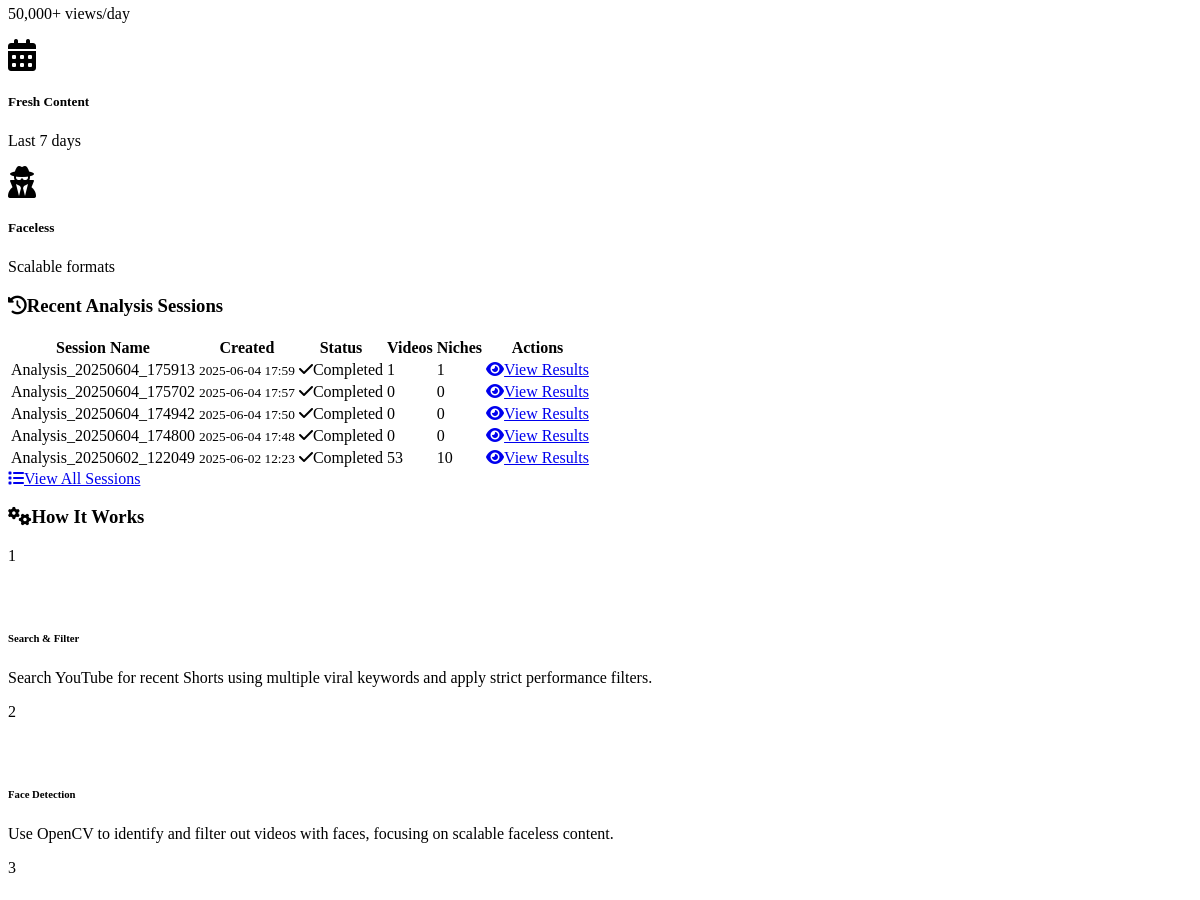
Before: / (middle part) with the older database file.
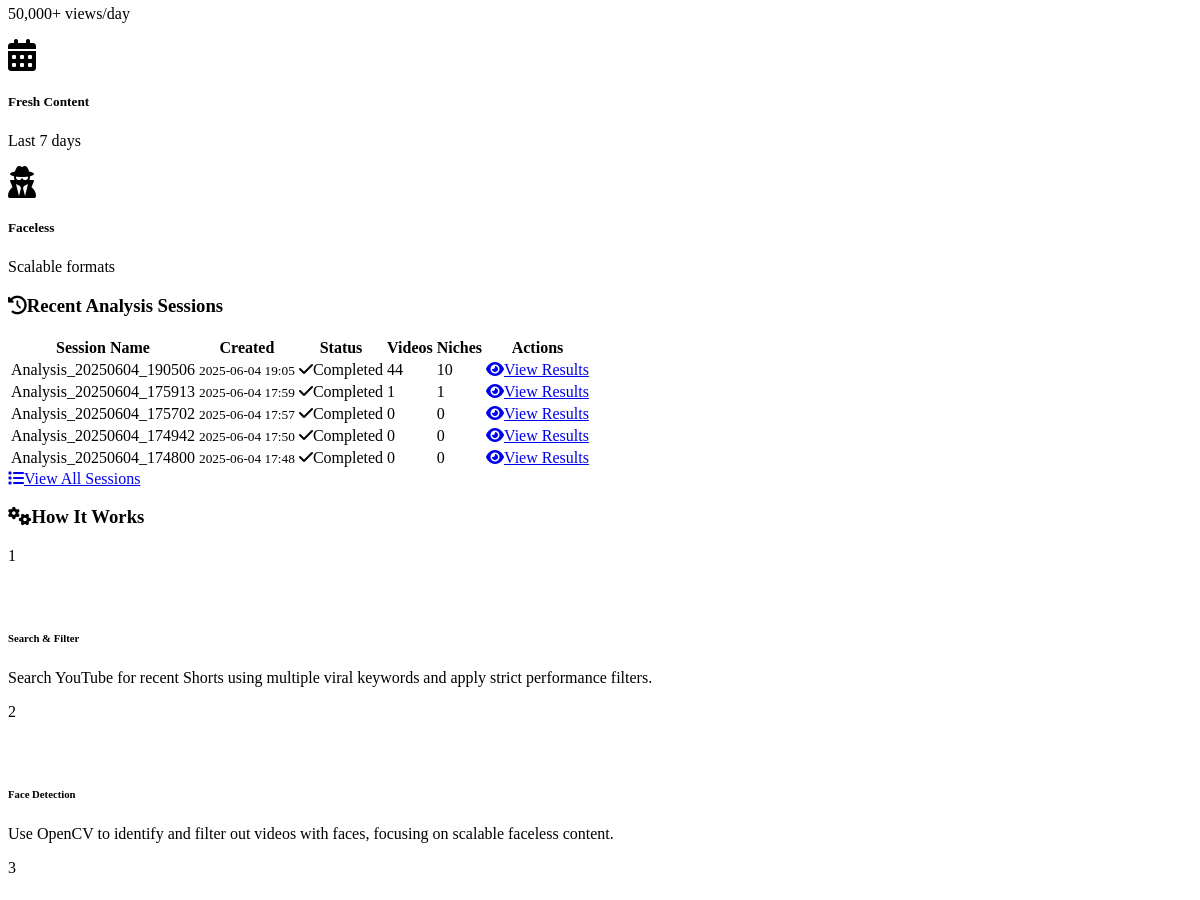
After: the same page with the newer database file.
### models.py (models this page shows, shortened)
class AnalysisSession(db.Model):
    id = db.Column(db.Integer, primary_key=True)
    session_name = db.Column(db.String(200), nullable=False)
    created_at = db.Column(db.DateTime, default=datetime.utcnow)
    parameters = db.Column(db.Text)  # JSON string of search parameters
    status = db.Column(db.String(50), default='pending')  # pending, running, completed, failed
    total_videos_analyzed = db.Column(db.Integer, default=0)
    total_channels_found = db.Column(db.Integer, default=0)
    total_niches_identified = db.Column(db.Integer, default=0)

### routes.py (the view)
@app.route('/')
def index():
    recent_sessions = AnalysisSession.query.order_by(AnalysisSession.created_at.desc()).limit(5).all()
    return render_template('index.html', recent_sessions=recent_sessions)

### templates/index.html (shortened to what this page needs)
{% extends "base.html" %}
{% block content %}
<div class="row mb-5">
    <div class="col-md-3">
        <div class="card text-center border-0 bg-body-secondary">
            <div class="card-body">
                <p class="card-text small text-muted">50,000+ views/day</p>
            </div>
        </div>
    </div>
    <div class="col-md-3">
        <div class="card text-center border-0 bg-body-secondary">
            <div class="card-body">
                <i class="fas fa-calendar-alt fa-2x text-success mb-3"></i>
                <h5 class="card-title">Fresh Content</h5>
                <p class="card-text small text-muted">Last 7 days</p>
            </div>
        </div>
    </div>
    <div class="col-md-3">
        <div class="card text-center border-0 bg-body-secondary">
            <div class="card-body">
                <i class="fas fa-user-secret fa-2x text-warning mb-3"></i>
                <h5 class="card-title">Faceless</h5>
                <p class="card-text small text-muted">Scalable formats</p>
            </div>
        </div>
    </div>
</div>
{% if recent_sessions %}
<div class="row">
    <div class="col-12">
        <h3 class="mb-4">
            <i class="fas fa-history me-2"></i>Recent Analysis Sessions
        </h3>
        <div class="table-responsive">
            <table class="table table-hover">
                <thead>
                    <tr>
                        <th>Session Name</th>
                        <th>Created</th>
                        <th>Status</th>
                        <th>Videos</th>
                        <th>Niches</th>
                        <th>Actions</th>
                    </tr>
                </thead>
                <tbody>
                    {% for session in recent_sessions %}
                    <tr>
                        <td>
                            <div class="fw-bold">{{ session.session_name }}</div>
                        </td>
                        <td>
                            <small class="text-muted">
                                {{ session.created_at.strftime('%Y-%m-%d %H:%M') }}
                            </small>
                        </td>
                        <td>
                            {% if session.status == 'completed' %}
                                <span class="badge bg-success">
                                    <i class="fas fa-check me-1"></i>Completed
                                </span>
                            {% elif session.status == 'running' %}
                                <span class="badge bg-primary">
                                    <i class="fas fa-spinner fa-spin me-1"></i>Running
                                </span>
                            {% elif session.status == 'failed' %}
                                <span class="badge bg-danger">
                                    <i class="fas fa-times me-1"></i>Failed
                                </span>
                            {% else %}
                                <span class="badge bg-secondary">
                                    <i class="fas fa-clock me-1"></i>Pending
                                </span>
                            {% endif %}
                        </td>
                        <td>
                            <span class="fw-bold">{{ session.total_videos_analyzed or 0 }}</span>
                        </td>
                        <td>
                            <span class="fw-bold">{{ session.total_niches_identified or 0 }}</span>
                        </td>
                        <td>
                            <a href="{{ url_for('results', session_id=session.id) }}"
                               class="btn btn-sm btn-outline-primary">
                                <i class="fas fa-eye me-1"></i>View Results
                            </a>
                        </td>
                    </tr>
                    {% endfor %}
                </tbody>
            </table>
        </div>
        <div class="text-center mt-3">
            <a href="{{ url_for('sessions') }}" class="btn btn-outline-secondary">
                <i class="fas fa-list me-2"></i>View All Sessions
            </a>
        </div>
    </div>
</div>
{% endif %}
<div class="row mt-5">
    <div class="col-12">
        <h3 class="mb-4 text-center">
            <i class="fas fa-cogs me-2"></i>How It Works
        </h3>
        <div class="row g-4">
            <div class="col-md-3">
                <div class="card border-0 bg-body-secondary h-100">
                    <div class="card-body text-center">
                        <div class="rounded-circle bg-primary text-white d-inline-flex align-items-center justify-content-center mb-3"
                             style="width: 60px; height: 60px;">
                            <span class="fs-4 fw-bold">1</span>
                        </div>
                        <h6 class="card-title">Search & Filter</h6>
                        <p class="card-text small text-muted">
                            Search YouTube for recent Shorts using multiple viral keywords and apply strict performance filters.
                        </p>
                    </div>
                </div>
            </div>
            <div class="col-md-3">
                <div class="card border-0 bg-body-secondary h-100">
                    <div class="card-body text-center">
                        <div class="rounded-circle bg-primary text-white d-inline-flex align-items-center justify-content-center mb-3"
                             style="width: 60px; height: 60px;">
                            <span class="fs-4 fw-bold">2</span>
                        </div>
                        <h6 class="card-title">Face Detection</h6>
                        <p class="card-text small text-muted">
                            Use OpenCV to identify and filter out videos with faces, focusing on scalable faceless content.
                        </p>
                    </div>
                </div>
            </div>
            <div class="col-md-3">
                <div class="card border-0 bg-body-secondary h-100">
                    <div class="card-body text-center">
                        <div class="rounded-circle bg-primary text-white d-inline-flex align-items-center justify-content-center mb-3"
                             style="width: 60px; height: 60px;">
                            <span class="fs-4 fw-bold">3</span>
                        </div>
                    </div>
                </div>
            </div>
        </div>
    </div>
</div>
{% endblock %}

### templates/base.html (shortened to what this page needs)
<!DOCTYPE html>
<html lang="en" data-bs-theme="dark">
<head>
    <link href="https://cdn.replit.com/agent/bootstrap-agent-dark-theme.min.css" rel="stylesheet">
    <link rel="stylesheet" href="https://cdnjs.cloudflare.com/ajax/libs/font-awesome/6.4.0/css/all.min.css">
    <link rel="stylesheet" href="{{ url_for('static', filename='css/style.css') }}">
</head>
<body>
    <main class="container my-4">
        {% block content %}{% endblock %}
    </main>
</body>
</html>

### static/css/style.css (style rules this page uses)
:root { --primary-gradient: linear-gradient(135deg, #667eea 0%, #764ba2 100%); --success-gradient: linear-gradient(135deg, #11998e 0%, #38ef7d 100%); --warning-gradient: linear-gradient(135deg, #f093fb 0%, #f5576c 100%); --info-gradient: linear-gradient(135deg, #4facfe 0%, #00f2fe 100%); }
.card { transition: transform 0.2s ease, box-shadow 0.2s ease; }
.badge { font-weight: 500; }
.fas, .fab { font-family: "Font Awesome 6 Free", "Font Awesome 6 Brands"; }

Changed rows visible on the page:
no longer on this page (row unchanged): AnalysisSession: session_name "Analysis_20250602_122049", created_at "2025-06-02 12:23", status "completed" (drawn), total_videos_analyzed "53", total_niches_identified "10"
added AnalysisSession: session_name "Analysis_20250604_190506", created_at "2025-06-04 19:05", status "completed" (drawn), total_videos_analyzed "44", total_niches_identified "10"
